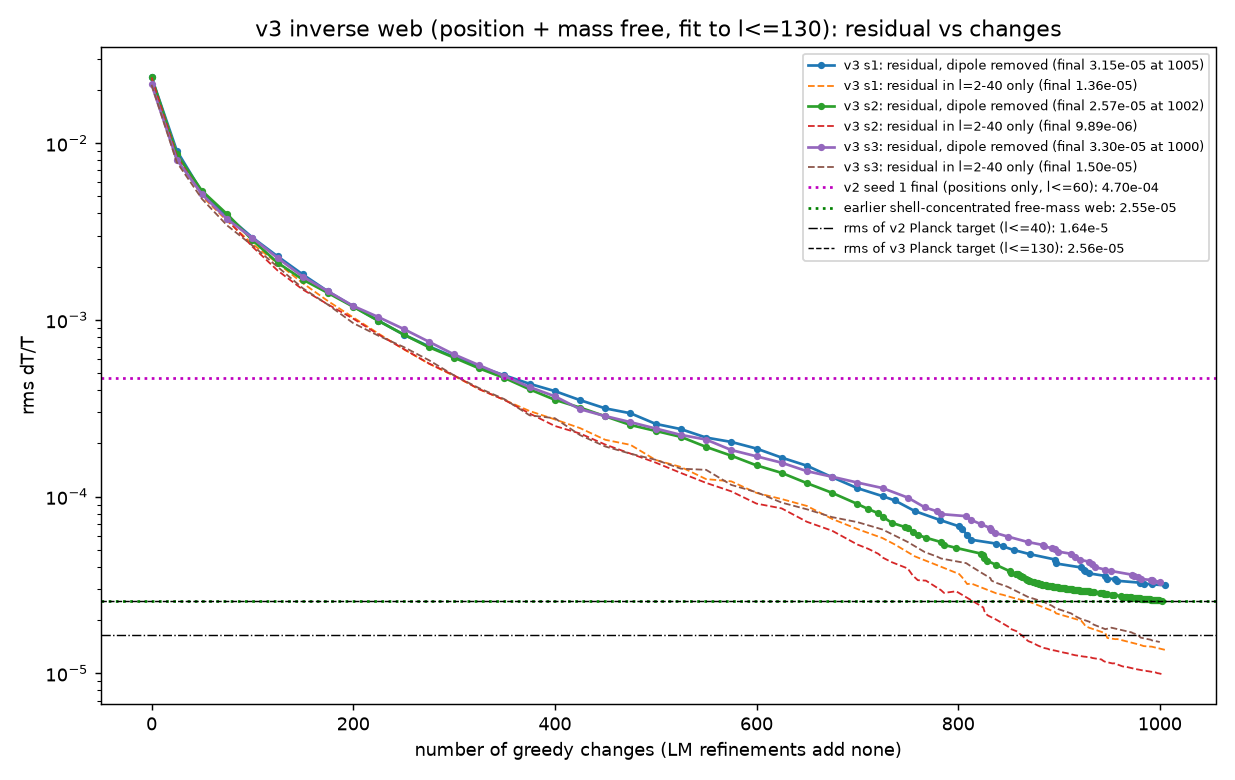

Here is the Python script that generated this plot:
# v3 residual vs number of greedy changes (each = one body moved and/or re-massed). Residual = (bg + web sky) - Planck target (SMICA l=2..130),
# dipole removed, from per-cycle snapshots snaps/s<seed>_m<nnnn>.npz written by inverse3.py (move 0 = pure uniform random web).
# Reference lines: v2 seed-1 final (../inv_s1.json rms_nodip_end), earlier shell-concentrated web, Planck target rms (l<=40 v2 target and l<=130 v3 target).
# Also v3 residual restricted to l=2..40 (comparable band to v2). Usage: python3 rms_vs_moves.py [dir/]. Fails on NaN.
import sys,glob,json,numpy as np,healpy as hp,matplotlib;matplotlib.use('Agg');import matplotlib.pyplot as plt
W='/workspace/coepdf/joint_solve/phase5/web/inverse/v3/'+(sys.argv[1] if len(sys.argv)>1 else '');P5='/workspace/coepdf/joint_solve/phase5/'
def fin(x,n):
    if not np.all(np.isfinite(x)):raise SystemExit('NONFINITE '+n)
    return x
T=fin(np.load(P5+'web/inverse/v3/target_Tobs_l130.npy'),'T');f40=np.zeros(192);f40[2:41]=1
def b40(m):return float(hp.alm2map(hp.almxfl(hp.map2alm(m,lmax=191,iter=3),f40),64,lmax=191).std())
v2=json.load(open(P5+'web/inverse/inv_s1.json'))['rms_nodip_end'];old=np.load(P5+'p5_web_RA0.01_M1e22.npz');old_nd=float(hp.remove_dipole(old['Resid']-old['Tobs']).std())
fig,ax=plt.subplots(figsize=(9.5,6));out={}
seeds=sorted({f.split('/')[-1].split('_')[0] for f in glob.glob(W+'snaps/s*_m*.npz')})
for s in seeds:
    fs=sorted(glob.glob(W+f'snaps/{s}_m*.npz'));nm=[];rd=[];r40=[]
    for f in fs:z=np.load(f);m=fin(z['Rmap'],f);nm.append(int(z['nmv']));rd.append(float(hp.remove_dipole(m-T).std()));r40.append(b40(m-T))
    ax.plot(nm,rd,'o-',ms=3,label=f'v3 {s}: residual, dipole removed (final {rd[-1]:.2e} at {nm[-1]})');ax.plot(nm,r40,'--',lw=1,label=f'v3 {s}: residual in l=2-40 only (final {r40[-1]:.2e})')
    out[s]=dict(n_moves=nm,resid_nodip=rd,resid_l2_40=r40)
ax.axhline(v2,color='m',ls=':',label=f'v2 seed 1 final (positions only, l<=60): {v2:.2e}')
ax.axhline(old_nd,color='g',ls=':',label=f'earlier shell-concentrated free-mass web: {old_nd:.2e}')
ax.axhline(1.64e-5,color='k',ls='-.',lw=0.8,label='rms of v2 Planck target (l<=40): 1.64e-5');ax.axhline(float(T.std()),color='k',ls='--',lw=0.8,label=f'rms of v3 Planck target (l<=130): {T.std():.2e}')
ax.set_yscale('log');ax.set_xlabel('number of greedy changes (LM refinements add none)');ax.set_ylabel('rms dT/T')
ax.set_title('v3 inverse web (position + mass free, fit to l<=130): residual vs changes');ax.legend(fontsize=7);fig.tight_layout();fig.savefig(W+'rms_vs_moves.png',dpi=130)
json.dump(dict(seeds=out,v2_s1=v2,old_web=old_nd,target_rms_l130=float(T.std())),open(W+'rms_vs_moves.json','w'),indent=1);print({s:(v['n_moves'][-1],v['resid_nodip'][-1],v['resid_l2_40'][-1]) for s,v in out.items()})
